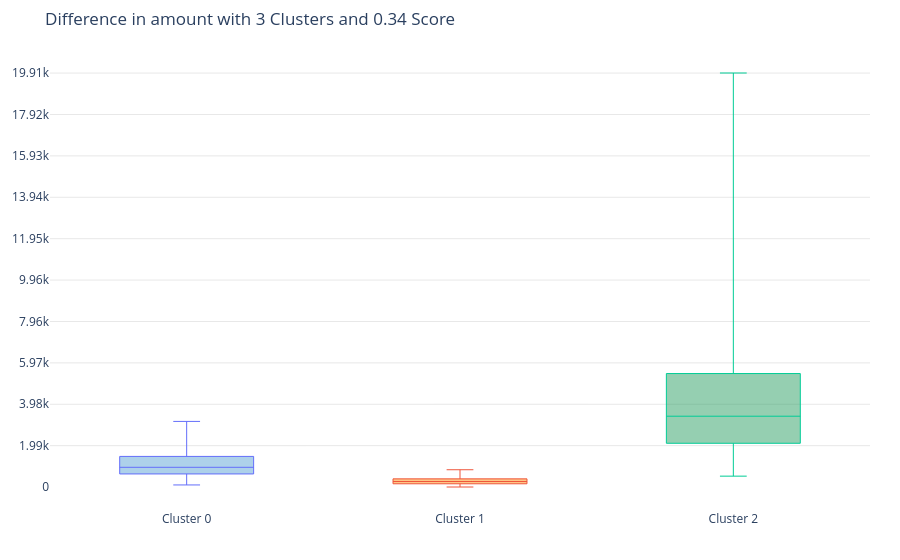
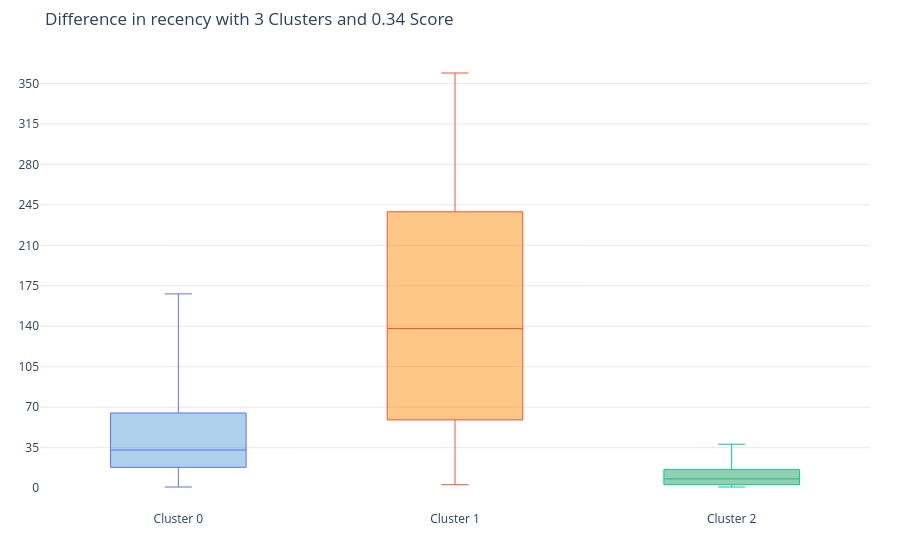
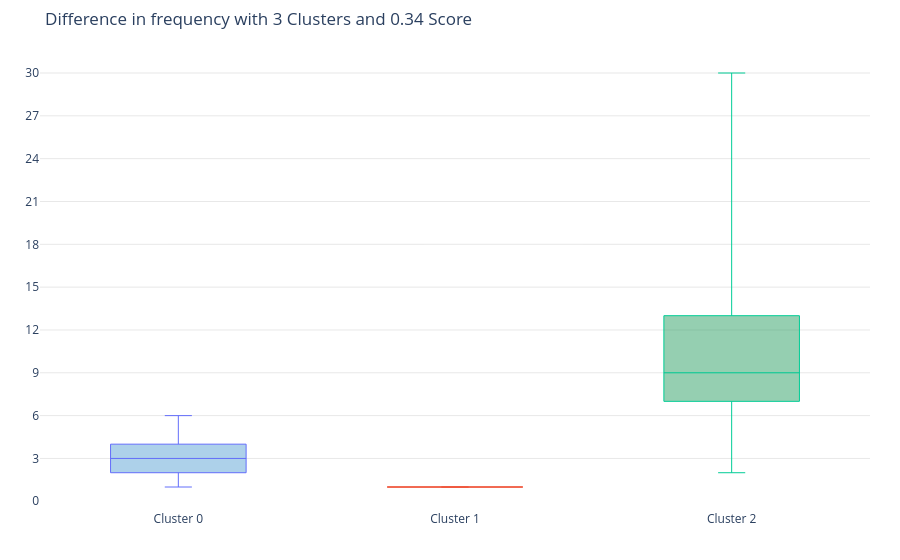
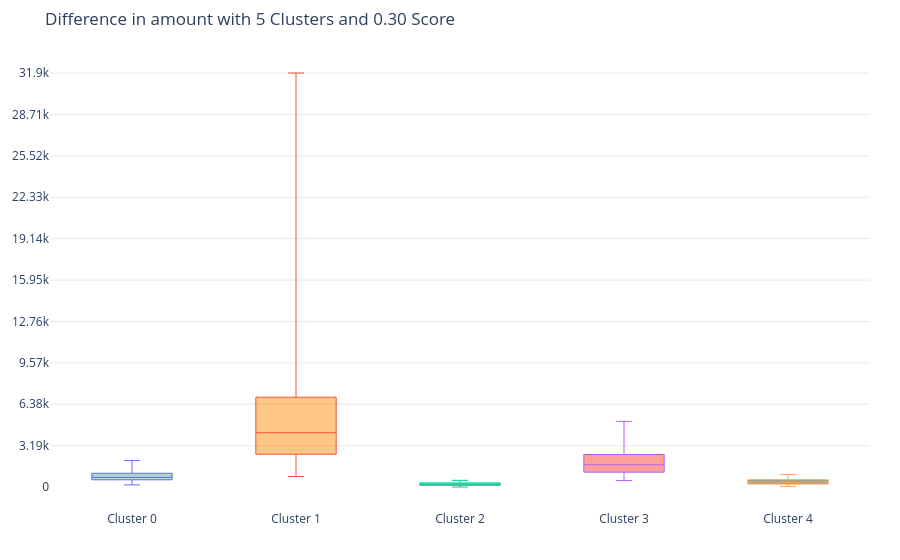

Notebook cell for these charts, in order:
### Markdown cell above
Once we have the labels assigned to each of the customers, our task is simple. Now we want to find out how the summary of customer in each group is varying. If we can visualize that information we will able to find out the differences in the clusters of customers and we can modify our strategy on the basis of those differences.

The following code leverages plotly and will take the cluster labels we got for each configurations clusters and create boxplots. Plotly enables us to interact with the plots to see the central tendency values in each boxplot in the notebook. Note that we want to avoid the extremely high outlier values of each group, as they will interfere in making a good observation around the central tendencies of each cluster. Since we have only positive values, we will restrict the data such that only data points which are less than 0.95th percentile of the cluster is used. This will give us good information about the majority of the users in that cluster segment.

I've used these charts to review my previously stated insights, but follow the same for you to explore:

### Code cell
x_data = ['Cluster 0', 'Cluster 1','Cluster 2','Cluster 3','Cluster 4', 'Cluster 5', 'Cluster 6']
colors = ['rgba(93, 164, 214, 0.5)', 'rgba(255, 144, 14, 0.5)', 'rgba(44, 160, 101, 0.5)', 'rgba(255, 65, 54, 0.5)', 
          'rgba(22, 80, 57, 0.5)', 'rgba(127, 65, 14, 0.5)', 'rgba(207, 114, 255, 0.5)', 'rgba(127, 96, 0, 0.5)']
cutoff_quantile = 95

for n_clusters in range(3,K_best+1,2):
    cl = 'clusters_' + str(n_clusters)
    for fild in range(0, 3):
        field_to_plot = features[fild]        
        y_data = list()
        ymax = 0
        for i in np.arange(0,n_clusters):
            y0 = customer_history_df[customer_history_df[cl]==i][field_to_plot].values
            y0 = y0[y0<np.percentile(y0, cutoff_quantile)]
            if ymax < max(y0): ymax = max(y0)
            y_data.insert(i, y0)

        traces = []

        for xd, yd, cls in zip(x_data[:n_clusters], y_data, colors[:n_clusters]):
                traces.append(go.Box(y=yd, name=xd, boxpoints=False, jitter=0.5, whiskerwidth=0.2, fillcolor=cls,
                    marker=dict( size=1, ),
                    line=dict(width=1),
                ))

        layout = go.Layout(
            title='Difference in {} with {} Clusters and {:1.2f} Score'.\
            format(field_to_plot, n_clusters, cluster_centers[n_clusters]['silhouette_score']),
            yaxis=dict( autorange=True, showgrid=True, zeroline=True,
                dtick = int(ymax/10),
                gridcolor='black', gridwidth=0.1, zerolinecolor='rgb(255, 255, 255)', zerolinewidth=2, ),
            margin=dict(l=40, r=30, b=50, t=50, ),
            paper_bgcolor='white',
            plot_bgcolor='white',
            showlegend=False
        )

        fig = go.Figure(data=traces, layout=layout)
        py.offline.iplot(fig)

### Figure 1 — Plotly figure (JSON) as saved in the notebook; plotly's stock layout.template omitted (floating-point values rounded to 4 significant figures; data arrays with more than 128 entries replaced by an {"elided": "..."} marker saying what was removed)
{"data": [{"boxpoints": false, "fillcolor": "rgba(93, 164, 214, 0.5)", "jitter": 0.5, "line": {"width": 1}, "marker": {"size": 1}, "name": "Cluster 0", "type": "box", "whiskerwidth": 0.2, "y": {"elided": "1606 float values"}}, {"boxpoints": false, "fillcolor": "rgba(255, 144, 14, 0.5)", "jitter": 0.5, "line": {"width": 1}, "marker": {"size": 1}, "name": "Cluster 1", "type": "box", "whiskerwidth": 0.2, "y": {"elided": "1767 float values"}}, {"boxpoints": false, "fillcolor": "rgba(44, 160, 101, 0.5)", "jitter": 0.5, "line": {"width": 1}, "marker": {"size": 1}, "name": "Cluster 2", "type": "box", "whiskerwidth": 0.2, "y": {"elided": "747 float values"}}], "layout": {"margin": {"b": 50, "l": 40, "r": 30, "t": 50}, "paper_bgcolor": "white", "plot_bgcolor": "white", "showlegend": false, "title": {"text": "Difference in amount with 3 Clusters and 0.34 Score"}, "yaxis": {"autorange": true, "dtick": 1991, "gridcolor": "black", "gridwidth": 0.1, "showgrid": true, "zeroline": true, "zerolinecolor": "rgb(255, 255, 255)", "zerolinewidth": 2}}}

### Figure 2 — Plotly figure (JSON) as saved in the notebook; plotly's stock layout.template omitted (floating-point values rounded to 4 significant figures; data arrays with more than 128 entries replaced by an {"elided": "..."} marker saying what was removed)
{"data": [{"boxpoints": false, "fillcolor": "rgba(93, 164, 214, 0.5)", "jitter": 0.5, "line": {"width": 1}, "marker": {"size": 1}, "name": "Cluster 0", "type": "box", "whiskerwidth": 0.2, "y": {"elided": "1606 int values"}}, {"boxpoints": false, "fillcolor": "rgba(255, 144, 14, 0.5)", "jitter": 0.5, "line": {"width": 1}, "marker": {"size": 1}, "name": "Cluster 1", "type": "box", "whiskerwidth": 0.2, "y": {"elided": "1767 int values"}}, {"boxpoints": false, "fillcolor": "rgba(44, 160, 101, 0.5)", "jitter": 0.5, "line": {"width": 1}, "marker": {"size": 1}, "name": "Cluster 2", "type": "box", "whiskerwidth": 0.2, "y": {"elided": "744 int values"}}], "layout": {"margin": {"b": 50, "l": 40, "r": 30, "t": 50}, "paper_bgcolor": "white", "plot_bgcolor": "white", "showlegend": false, "title": {"text": "Difference in recency with 3 Clusters and 0.34 Score"}, "yaxis": {"autorange": true, "dtick": 35, "gridcolor": "black", "gridwidth": 0.1, "showgrid": true, "zeroline": true, "zerolinecolor": "rgb(255, 255, 255)", "zerolinewidth": 2}}}

### Figure 3 — Plotly figure (JSON) as saved in the notebook; plotly's stock layout.template omitted (floating-point values rounded to 4 significant figures; data arrays with more than 128 entries replaced by an {"elided": "..."} marker saying what was removed)
{"data": [{"boxpoints": false, "fillcolor": "rgba(93, 164, 214, 0.5)", "jitter": 0.5, "line": {"width": 1}, "marker": {"size": 1}, "name": "Cluster 0", "type": "box", "whiskerwidth": 0.2, "y": {"elided": "1596 int values"}}, {"boxpoints": false, "fillcolor": "rgba(255, 144, 14, 0.5)", "jitter": 0.5, "line": {"width": 1}, "marker": {"size": 1}, "name": "Cluster 1", "type": "box", "whiskerwidth": 0.2, "y": {"elided": "1424 int values"}}, {"boxpoints": false, "fillcolor": "rgba(44, 160, 101, 0.5)", "jitter": 0.5, "line": {"width": 1}, "marker": {"size": 1}, "name": "Cluster 2", "type": "box", "whiskerwidth": 0.2, "y": {"elided": "745 int values"}}], "layout": {"margin": {"b": 50, "l": 40, "r": 30, "t": 50}, "paper_bgcolor": "white", "plot_bgcolor": "white", "showlegend": false, "title": {"text": "Difference in frequency with 3 Clusters and 0.34 Score"}, "yaxis": {"autorange": true, "dtick": 3, "gridcolor": "black", "gridwidth": 0.1, "showgrid": true, "zeroline": true, "zerolinecolor": "rgb(255, 255, 255)", "zerolinewidth": 2}}}

### Figure 4 — Plotly figure (JSON) as saved in the notebook; plotly's stock layout.template omitted (floating-point values rounded to 4 significant figures; data arrays with more than 128 entries replaced by an {"elided": "..."} marker saying what was removed)
{"data": [{"boxpoints": false, "fillcolor": "rgba(93, 164, 214, 0.5)", "jitter": 0.5, "line": {"width": 1}, "marker": {"size": 1}, "name": "Cluster 0", "type": "box", "whiskerwidth": 0.2, "y": {"elided": "883 float values"}}, {"boxpoints": false, "fillcolor": "rgba(255, 144, 14, 0.5)", "jitter": 0.5, "line": {"width": 1}, "marker": {"size": 1}, "name": "Cluster 1", "type": "box", "whiskerwidth": 0.2, "y": {"elided": "477 float values"}}, {"boxpoints": false, "fillcolor": "rgba(44, 160, 101, 0.5)", "jitter": 0.5, "line": {"width": 1}, "marker": {"size": 1}, "name": "Cluster 2", "type": "box", "whiskerwidth": 0.2, "y": {"elided": "1127 float values"}}, {"boxpoints": false, "fillcolor": "rgba(255, 65, 54, 0.5)", "jitter": 0.5, "line": {"width": 1}, "marker": {"size": 1}, "name": "Cluster 3", "type": "box", "whiskerwidth": 0.2, "y": {"elided": "936 float values"}}, {"boxpoints": false, "fillcolor": "rgba(22, 80, 57, 0.5)", "jitter": 0.5, "line": {"width": 1}, "marker": {"size": 1}, "name": "Cluster 4", "type": "box", "whiskerwidth": 0.2, "y": {"elided": "695 float values"}}], "layout": {"margin": {"b": 50, "l": 40, "r": 30, "t": 50}, "paper_bgcolor": "white", "plot_bgcolor": "white", "showlegend": false, "title": {"text": "Difference in amount with 5 Clusters and 0.30 Score"}, "yaxis": {"autorange": true, "dtick": 3190, "gridcolor": "black", "gridwidth": 0.1, "showgrid": true, "zeroline": true, "zerolinecolor": "rgb(255, 255, 255)", "zerolinewidth": 2}}}
